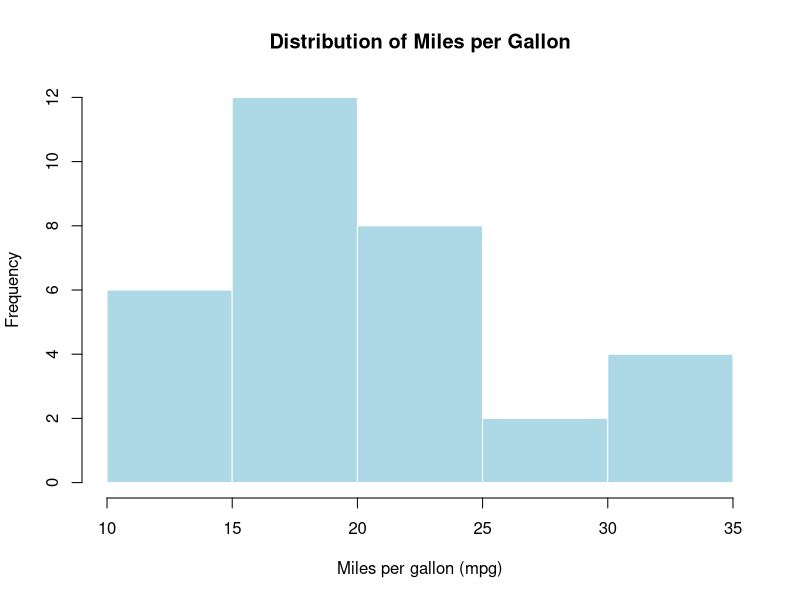
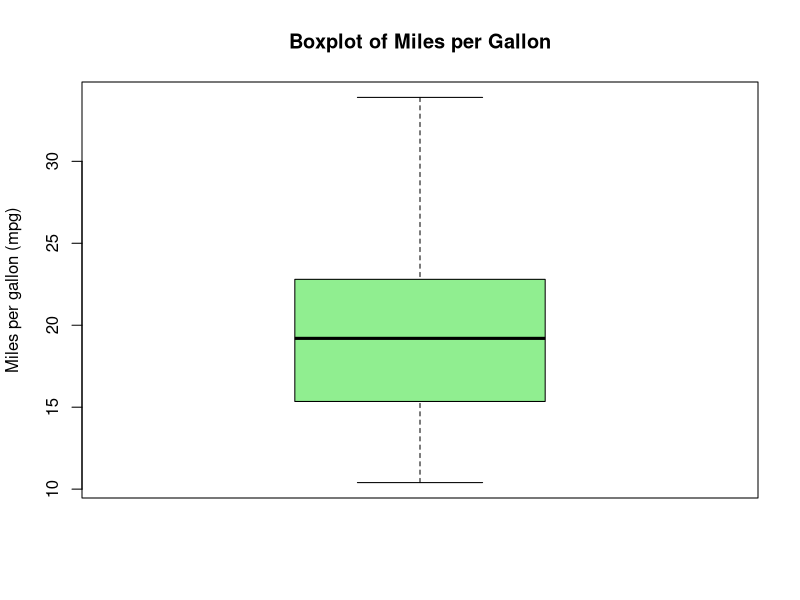
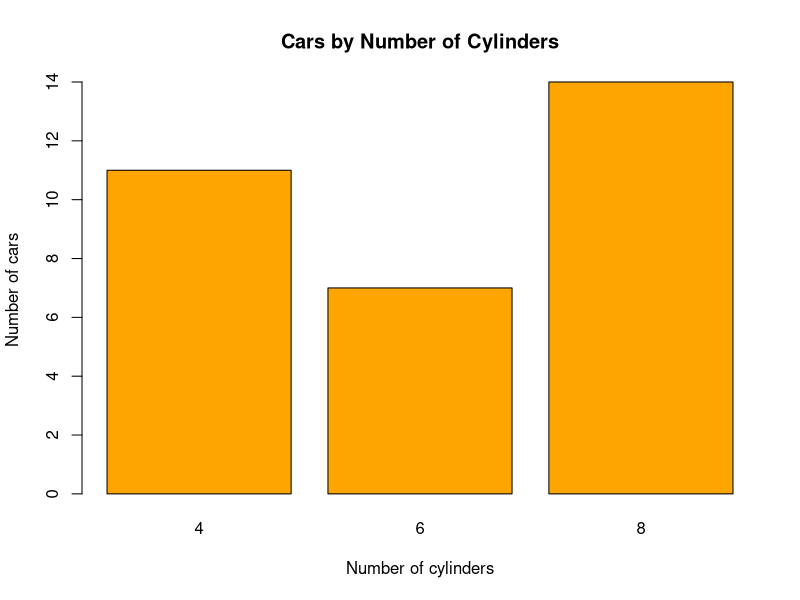
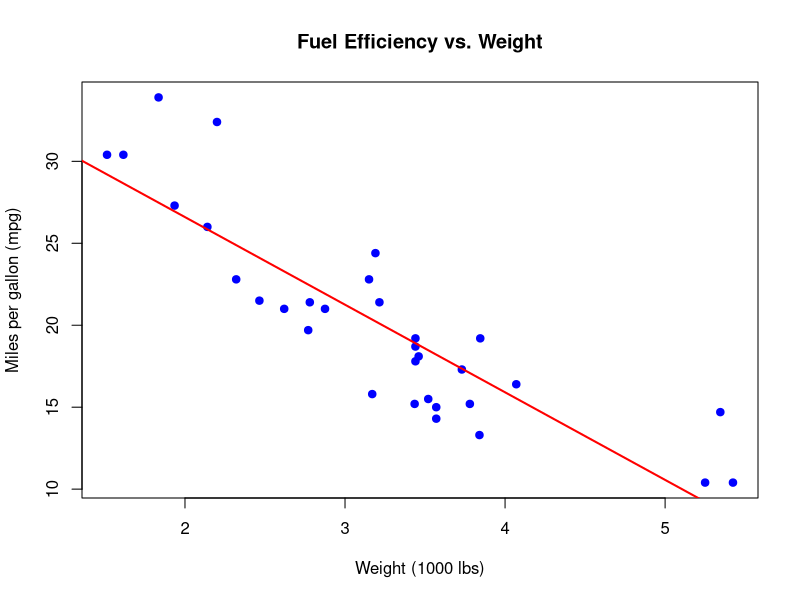
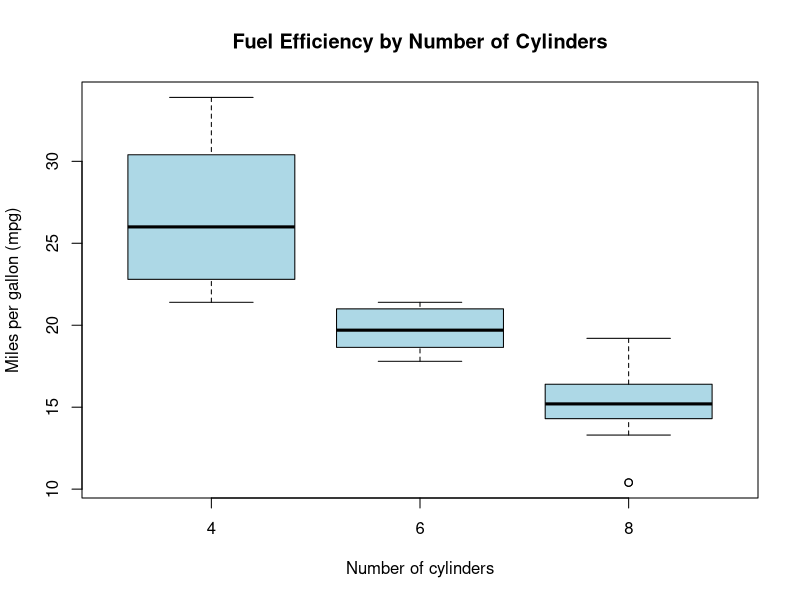
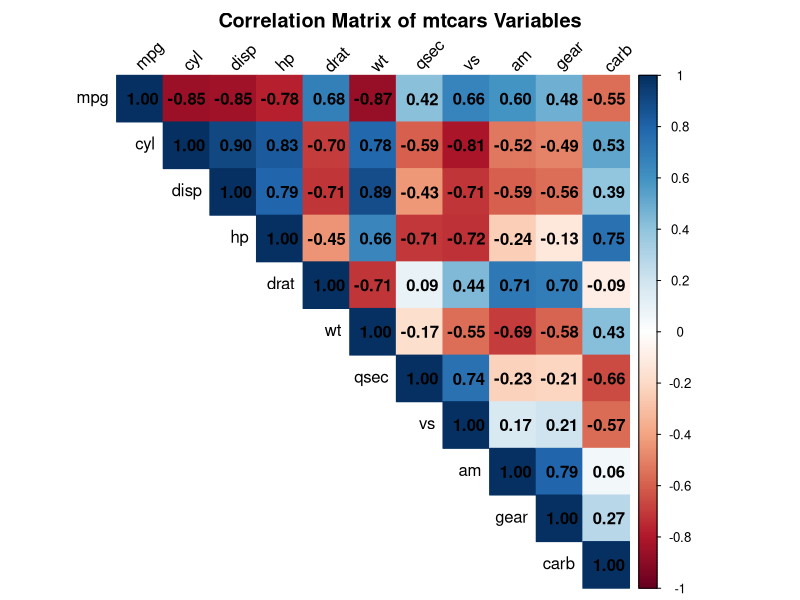
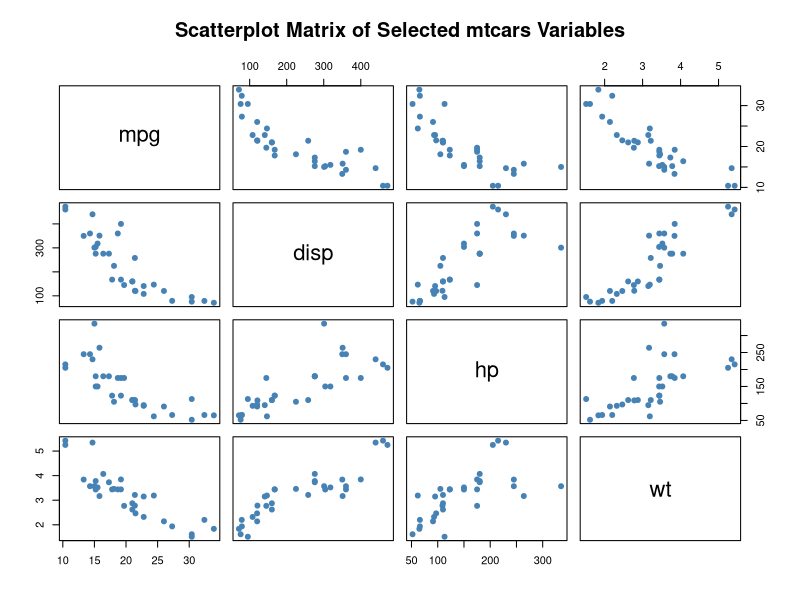

Write R code to recreate these figures, in order.
# 1. Load and inspect the data

# Load the built-in dataset
data(mtcars)

# View the first six rows
head(mtcars)

# Check the number of rows and columns
dim(mtcars)

# Display variable names and data types
str(mtcars)

# Get a statistical summary of each variable
summary(mtcars)

# 2. Check missing values and duplicated rows

# Count missing values in each column
colSums(is.na(mtcars))

# Count duplicated rows
sum(duplicated(mtcars))

# 3. Univariate analysis

# Summary statistics for miles per gallon
mean(mtcars$mpg)
median(mtcars$mpg)
sd(mtcars$mpg)
range(mtcars$mpg)
quantile(mtcars$mpg)

# Histogram of miles per gallon
hist(
  mtcars$mpg,
  main = "Distribution of Miles per Gallon",
  xlab = "Miles per gallon (mpg)",
  col = "lightblue",
  border = "white"
)

# Boxplot of miles per gallon
boxplot(
  mtcars$mpg,
  main = "Boxplot of Miles per Gallon",
  ylab = "Miles per gallon (mpg)",
  col = "lightgreen"
)

# Frequency table for number of cylinders
table(mtcars$cyl)

# Bar chart for number of cylinders
barplot(
  table(mtcars$cyl),
  main = "Cars by Number of Cylinders",
  xlab = "Number of cylinders",
  ylab = "Number of cars",
  col = "orange"
)

# 4. Bivariate analysis

# Scatterplot of weight and fuel efficiency
plot(
  mtcars$wt,
  mtcars$mpg,
  main = "Fuel Efficiency vs. Weight",
  xlab = "Weight (1000 lbs)",
  ylab = "Miles per gallon (mpg)",
  pch = 19,
  col = "blue"
)

# Add a fitted linear trend line
abline(lm(mpg ~ wt, data = mtcars), col = "red", lwd = 2)

# Compare fuel efficiency across cylinder groups
boxplot(
  mpg ~ factor(cyl),
  data = mtcars,
  main = "Fuel Efficiency by Number of Cylinders",
  xlab = "Number of cylinders",
  ylab = "Miles per gallon (mpg)",
  col = "lightblue"
)

# 5. Calculate correlations

# Pearson correlation between weight and fuel efficiency
cor(mtcars$wt, mtcars$mpg, method = "pearson")

# Spearman correlation between weight and fuel efficiency
cor(mtcars$wt, mtcars$mpg, method = "spearman")

# Correlation matrix for all numeric variables
cor_matrix <- cor(mtcars, method = "pearson")
round(cor_matrix, 2)

# If the dataset contains missing values, use
#   use = "complete.obs"
# to calculate correlations using rows that have complete data for the variables involved:

cor_matrix <- cor(
  mtcars,
  use = "complete.obs",
  method = "pearson"
)

round(cor_matrix, 2)

# 6. Create a correlation plot
# The corrplot package provides a visual display of a correlation matrix.
# Install it once if needed, then load it.

# Install once if needed:
# install.packages("corrplot")

library(corrplot)

corrplot(
  cor_matrix,
  method = "color",
  type = "upper",
  addCoef.col = "black",
  tl.col = "black",
  tl.srt = 45,
  title = "Correlation Matrix of mtcars Variables",
  mar = c(0, 0, 2, 0)
)

# In this plot, colors show the direction and strength of correlations,
# while the numbers display the coefficients.
# The type = "upper" setting shows only one half of the symmetric matrix.

# 7. Create a scatterplot matrix
# A scatterplot matrix is useful for examining pairwise relationships among selected numeric variables.

selected_data <- mtcars[, c("mpg", "disp", "hp", "wt")]

pairs(
  selected_data,
  main = "Scatterplot Matrix of Selected mtcars Variables",
  pch = 19,
  col = "steelblue"
)
